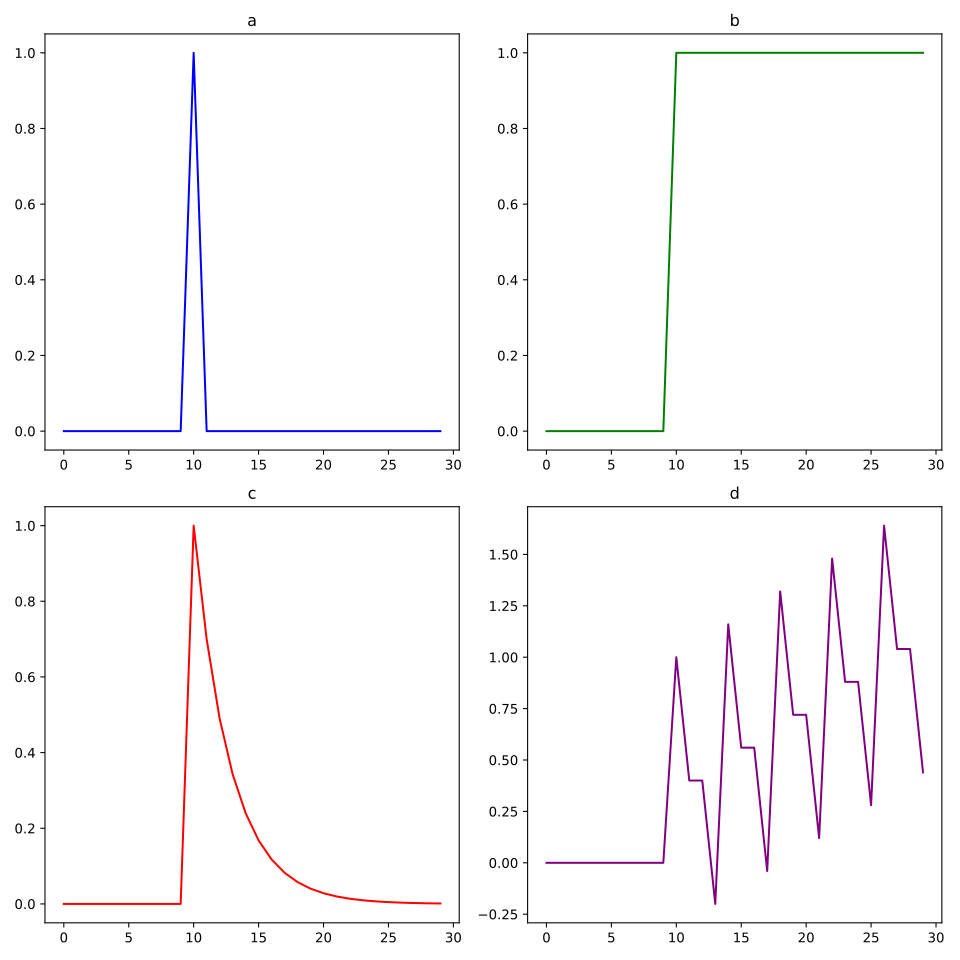

This figure's Python source:
import matplotlib.pyplot as plt
import numpy as np


def arma2ma(ar, ma, lag_max):
    ar = ar.tolist() if isinstance(ar, np.ndarray) else ar
    ma = ma.tolist() if isinstance(ma, np.ndarray) else ma

    if not isinstance(ar, list):
        ar = [ar]
    if not isinstance(ma, list):
        ma = [ma]

    if len(ar) == 0:
        ar = [1]
    if len(ma) == 0:
        ma = [1]

    p = len(ar)
    q = len(ma)
    m = int(lag_max)

    if m <= 0:
        raise ValueError('Invalid value of lag_max')

    psi = np.zeros(m)
    for i in range(m):
        tmp = ma[i] if i < q else 0.0
        for j in range(min(i + 1, p)):
            tmp += ar[j] * (psi[i - j - 1] if i - j - 1 >= 0 else 1.0)
        psi[i] = tmp

    return psi


def tc_effect(n, ind, w=1, delta=0.7):
    result = np.zeros(n)
    for i in range(0, n - ind):
        result[i + ind] = (delta**i) * w
    return result


def io_effect(n, ind, ar, ma, w=1):
    arr = arma2ma(ar, ma, n - ind - 1)
    arr = np.concatenate([np.zeros(ind), [1], arr])
    return arr * w


# Sample data
x = np.linspace(0, 30)
value_pick = np.zeros(30)
value_pick[10] = 1
level_shift = np.concatenate([np.zeros(10), np.ones(20)])

temporal_changes = tc_effect(30, 10)
innovational = io_effect(30, 10, [1, 0, 0, 1, -1], [-0.6, 0, -0.6, 0.36])

# Create a plot with four line charts
plt.figure(figsize=(10, 10))

# Chart 1: Value Pick
plt.subplot(2, 2, 1)
plt.plot(value_pick, label='Value Pick', color='blue')
plt.title('a', fontsize=20)

# Chart 2: Level Shift
plt.subplot(2, 2, 2)
plt.plot(level_shift, label='Level Shift', color='green')
plt.title('b', fontsize=20)

# Chart 3: Temporal Changes
plt.subplot(2, 2, 3)
plt.plot(temporal_changes, label='Temporal Changes', color='red')
plt.title('c', fontsize=20)

# Chart 4: Straight Value
plt.subplot(2, 2, 4)
plt.plot(innovational, label='Straight Value', color='purple')
# plt.title('IO ARIMA(0,1,1)(0,1,1)')
plt.title('d', fontsize=20)

# Adjust layout for better visualization
plt.tight_layout()

plt.savefig('effects.svg')
# Show the plot
plt.show()
